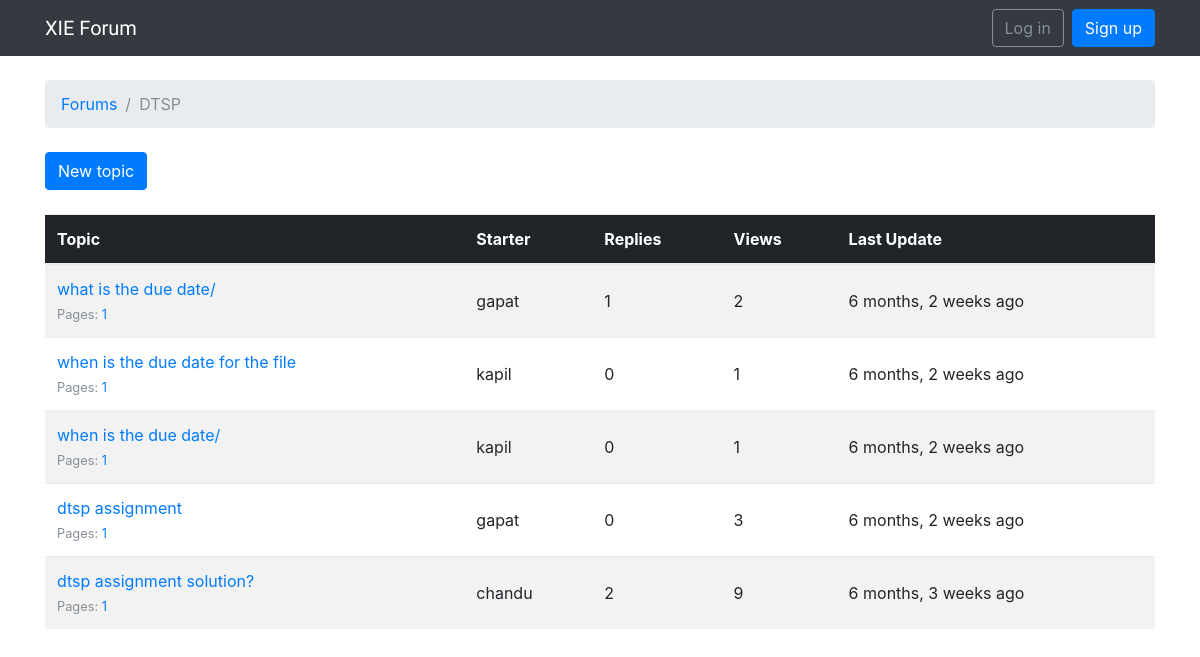
/boards/3/, run on the app's committed database.
### boards/models.py (models this page shows, shortened)
class Board(models.Model):
    name = models.CharField(max_length=30, unique=True)
    description = models.CharField(max_length=100)

class Topic(models.Model):
    subject = models.CharField(max_length=255)
    last_updated = models.DateTimeField(auto_now_add=True)
    board = models.ForeignKey(Board, related_name='topics',on_delete=models.PROTECT)
    starter = models.ForeignKey(User, related_name='topics',on_delete=models.PROTECT)
    views = models.PositiveIntegerField(default=0)
    def get_page_count(self):
        count = self.posts.count()
        pages = count / 20
        return math.ceil(pages)
    def has_many_pages(self, count=None):
        if count is None:
            count = self.get_page_count()
        return count > 6
    def get_page_range(self):
        count = self.get_page_count()
        if self.has_many_pages(count):
            return range(1, 5)
        return range(1, count + 1)

### boards/views.py (the view)
# urls.py: url(r'^boards/(?P<pk>\d+)/$', views.TopicListView.as_view(), name='board_topics'),
class TopicListView(ListView):
    model = Topic
    context_object_name = 'topics'
    template_name = 'topics.html'
    paginate_by = 20
    def get_context_data(self, **kwargs):
        kwargs['board'] = self.board
        return super().get_context_data(**kwargs)
    def get_queryset(self):
        self.board = get_object_or_404(Board, pk=self.kwargs.get('pk'))
        queryset = self.board.topics.order_by('-last_updated').annotate(replies=Count('posts') - 1)
        return queryset

### templates/topics.html (shortened to what this page needs)
{% extends 'base.html' %}
{% load humanize %}
{% block breadcrumb %}
  <li class="breadcrumb-item"><a href="{% url 'home' %}">Forums</a></li>
  <li class="breadcrumb-item active">{{ board.name }}</li>
{% endblock %}
{% block content %}
  <div class="mb-4">
    <a href="{% url 'new_topic' board.pk %}" class="btn btn-primary">New topic</a>
  </div>
  <table class="table table-striped mb-4">
    <thead class="thead-inverse">
      <tr>
        <th>Topic</th>
        <th>Starter</th>
        <th>Replies</th>
        <th>Views</th>
        <th>Last Update</th>
      </tr>
    </thead>
    <tbody>
      {% for topic in topics %}
        {% url 'topic_posts' board.pk topic.pk as topic_url %}
        <tr>
          <td>
            <p class="mb-0">
              <a href="{{ topic_url }}">{{ topic.subject }}</a>
            </p>
            <small class="text-muted">
              Pages:
              {% for i in topic.get_page_range %}
                <a href="{{ topic_url }}?page={{ i }}">{{ i }}</a>
              {% endfor %}
            </small>
          </td>
          <td class="align-middle">{{ topic.starter.username }}</td>
          <td class="align-middle">{{ topic.replies }}</td>
          <td class="align-middle">{{ topic.views }}</td>
          <td class="align-middle">{{ topic.last_updated|naturaltime }}</td>
        </tr>
      {% endfor %}
    </tbody>
  </table>
{% endblock %}

### static/css/app.css (style rules this page uses)
html, body { height: 100%; }

### data on the page
Board: name "DTSP"
Topic: subject "what is the due date/", get_page_range "1", starter.username "gapat", replies "1", views "2", last_updated "6 months, 2 weeks ago"
Topic: subject "when is the due date for the file", get_page_range "1", starter.username "kapil", replies "0", views "1", last_updated "6 months, 2 weeks ago"
Topic: subject "when is the due date/", get_page_range "1", starter.username "kapil", replies "0", views "1", last_updated "6 months, 2 weeks ago"
Topic: subject "dtsp assignment", get_page_range "1", starter.username "gapat", replies "0", views "3", last_updated "6 months, 2 weeks ago"
Topic: subject "dtsp assignment solution?", get_page_range "1", starter.username "chandu", replies "2", views "9", last_updated "6 months, 3 weeks ago"
